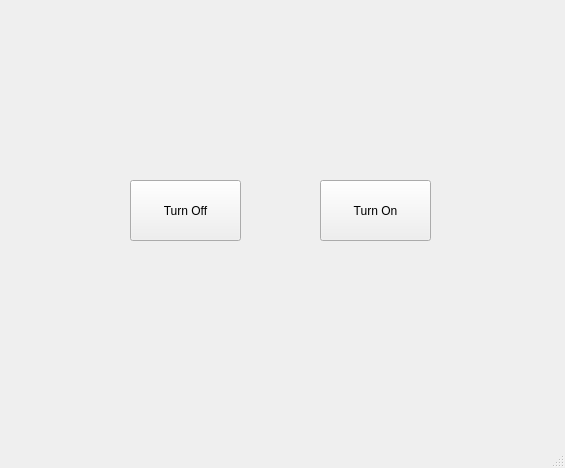
<?xml version="1.0" encoding="UTF-8"?>
<ui version="4.0">
 <class>MainWindow</class>
 <widget class="QMainWindow" name="MainWindow">
  <property name="geometry">
   <rect>
    <x>0</x>
    <y>0</y>
    <width>565</width>
    <height>468</height>
   </rect>
  </property>
  <property name="windowTitle">
   <string>MainWindow</string>
  </property>
  <widget class="QWidget" name="centralwidget">
   <widget class="QPushButton" name="turnOnButton">
    <property name="geometry">
     <rect>
      <x>320</x>
      <y>180</y>
      <width>111</width>
      <height>61</height>
     </rect>
    </property>
    <property name="text">
     <string>Turn On</string>
    </property>
   </widget>
   <widget class="QLabel" name="label_2">
    <property name="geometry">
     <rect>
      <x>360</x>
      <y>300</y>
      <width>49</width>
      <height>16</height>
     </rect>
    </property>
    <property name="text">
     <string/>
    </property>
   </widget>
   <widget class="QPushButton" name="turnOffButton">
    <property name="geometry">
     <rect>
      <x>130</x>
      <y>180</y>
      <width>111</width>
      <height>61</height>
     </rect>
    </property>
    <property name="text">
     <string>Turn Off</string>
    </property>
   </widget>
  </widget>
  <widget class="QMenuBar" name="menubar">
   <property name="geometry">
    <rect>
     <x>0</x>
     <y>0</y>
     <width>565</width>
     <height>21</height>
    </rect>
   </property>
  </widget>
  <widget class="QStatusBar" name="statusbar"/>
 </widget>
 <resources/>
 <connections/>
</ui>
